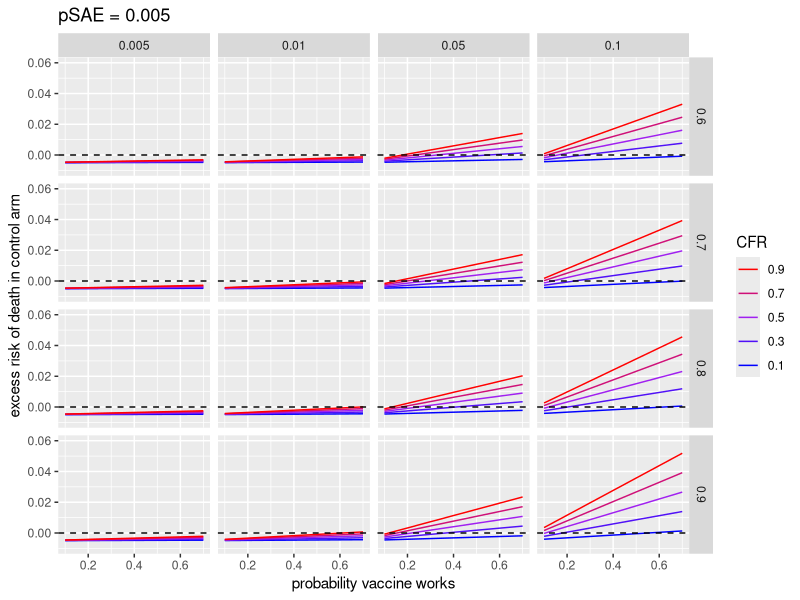
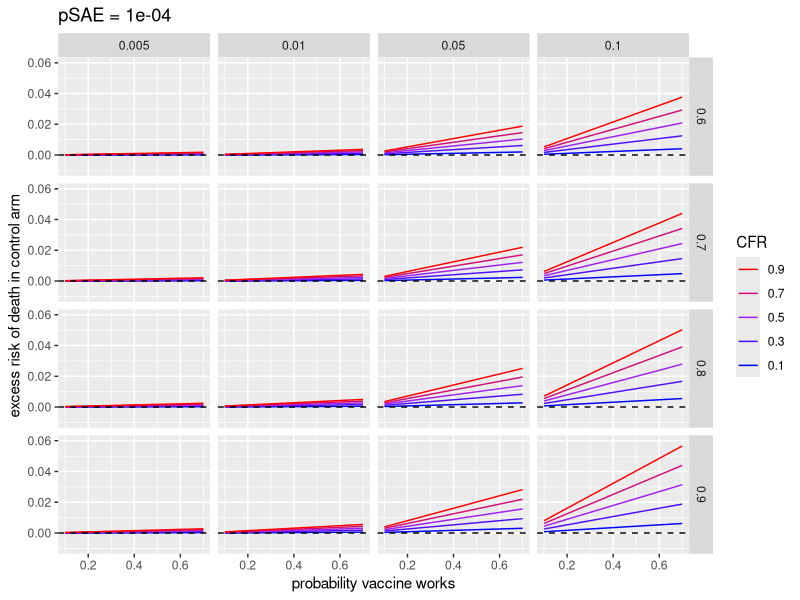
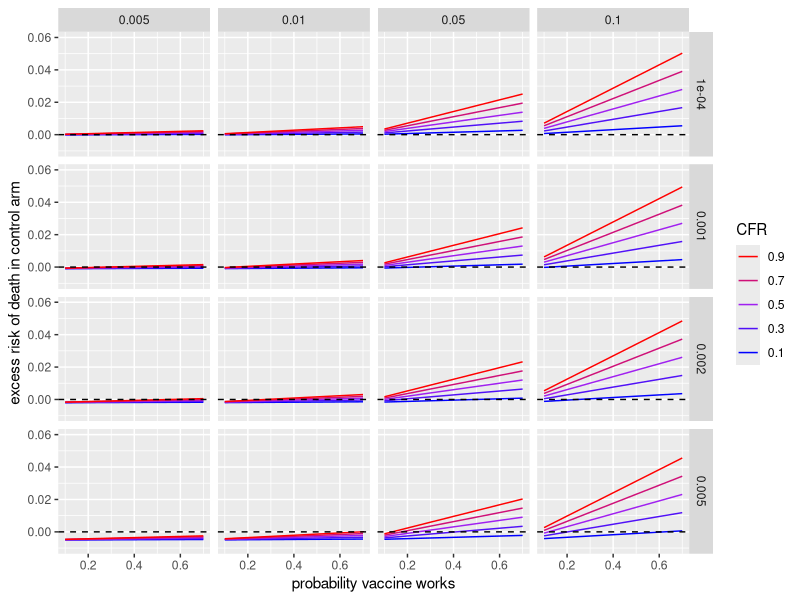
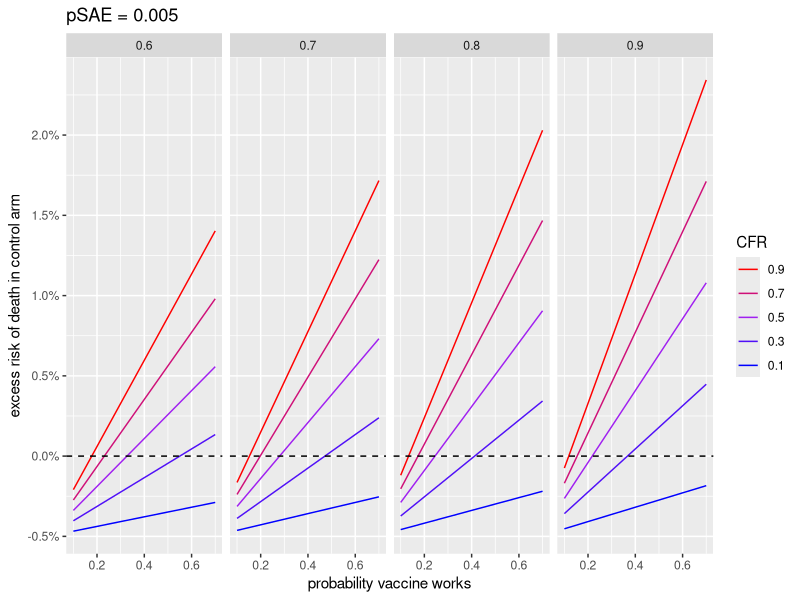

Generate these figures, in order, with R:

####################################################################################################
## Analytical equipoise functions

require(data.table); require(ggplot2); require(scales)
eqd <- as.data.table(expand.grid(infRisk = c(.005, .01, .05, .1)
                               , probVaccWorks = seq(.1, .7, by = .1)
                               , efficacy = seq(.6, .9, by = .1)
                               , probSAE = 1/c(200,500,1000,10^4,10^5)
                               , cfr = c(.1,.3,.5,.7,.9)))#seq(0, 1, by = .1)))

eqd[, vaccCFR := probSAE + (1-probSAE) * (probVaccWorks * (infRisk * (1-efficacy) * cfr) + (1-probVaccWorks) * infRisk * cfr)]
eqd[, contCFR := infRisk * cfr]
eqd[, excessCFR := contCFR - vaccCFR]
eqd <- eqd[rev(order(cfr))]

cols <- colorRampPalette(c('blue','purple','red'))(length(unique(eqd$cfr)))

pdf('~/Desktop/eq.pdf', w =6.5, h = 4)
for(ps in c(1/200, 10^-4)) { 
    tmp <- eqd[probSAE==ps]
    p <- ggplot(tmp) + facet_grid(efficacy~infRisk) + scale_color_manual(values=cols) + # palette='RdBu') + 
        geom_line(aes(probVaccWorks, excessCFR, col = factor(cfr), group=cfr))  + 
            geom_hline(yintercept=0, linetype = 2, col = 'black') + guides(col = guide_legend(rev=T, title='CFR') ) +
                ylab('excess risk of death in control arm') + xlab('probability vaccine works')  + 
                    ggtitle(paste0('pSAE = ',ps)) + ylim(-.01, .06)
    print(p)
}
graphics.off()

pdf('~/Desktop/eq2.pdf', w =6.5, h = 4)
tmp <- eqd[efficacy==.8 & probSAE>10^-5]
p <- ggplot(tmp) + facet_grid(probSAE~infRisk) + scale_color_manual(values=cols) + # palette='RdBu') + 
    geom_line(aes(probVaccWorks, excessCFR, col = factor(cfr), group=cfr))  + 
        geom_hline(yintercept=0, linetype = 2, col = 'black') + guides(col = guide_legend(rev=T, title='CFR') ) +
            ylab('excess risk of death in control arm') + xlab('probability vaccine works')  + 
                ylim(-.01, .06) + scale_x_continuous(breaks=seq(0,1,b=.2))
print(p)
graphics.off()

ps <- 1/200
tmp <- eqd[probSAE==ps & infRisk==.05]
p <- ggplot(tmp) + facet_grid(~efficacy) + scale_color_manual(values=cols) + # palette='RdBu') + 
    geom_line(aes(probVaccWorks, excessCFR, col = factor(cfr), group=cfr))  + 
        geom_hline(yintercept=0, linetype = 2, col = 'black') + guides(col = guide_legend(rev=T, title='CFR')) +
            ylab('excess risk of death in control arm') + xlab('probability vaccine works')  + 
                ggtitle(paste0('pSAE = ',ps)) + scale_y_continuous(labels=percent)#, limits=c(-.01,.06))
print(p)
